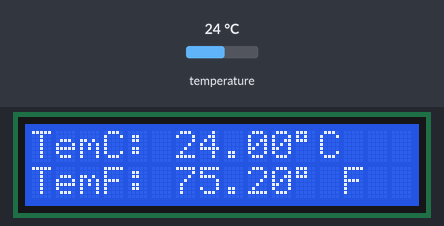
Bench run of a sketch on a simulated Arduino Uno, built with avr-gcc and run on an emulated ATmega328P. Parts: 16×2 character LCD. The inputs (shaded band) are chosen by the test bench; at power-on: temperature 24 °C. What the sketch prints to the serial monitor is not drawn.

Above: at 1.2 s.
1.3 s: temperature set to 12 °C
At 2.9 s:
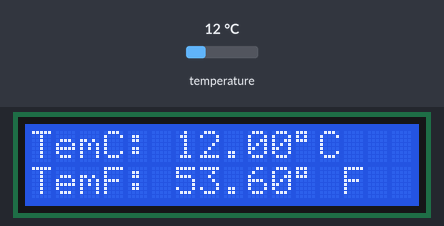
3.2 s: temperature set to 19 °C
At 4.4 s:
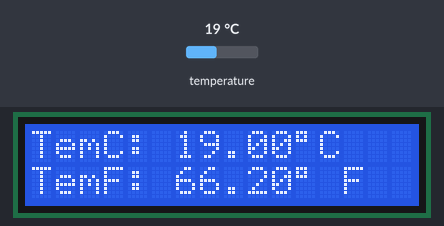
4.8 s: temperature set to 28 °C
At 5.6 s:
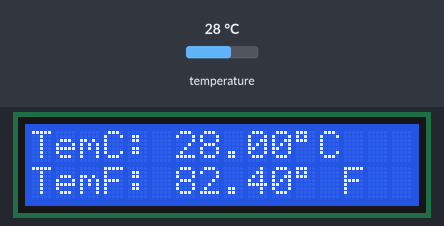
Timing chart, 0 to 7.8 s (numbered marks = the images above; inputs shaded):
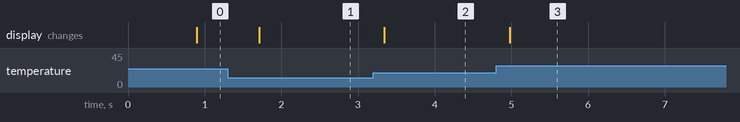

The sketch:

sensTempDig_DS18b20.ino
```cpp
/****************************************************
name:Digital Temperature Sensor-ds18b20
function:you can see the value of current temperature displayed on the LCD.
****************************************************/
//Email:support@sunfounder.com
//website:www.sunfounder.com

/****************************************/
#include <OneWire.h>
#include <DallasTemperature.h>
#include <LiquidCrystal_I2C.h>
#include <Wire.h>
LiquidCrystal_I2C lcd(0x27,16,2);  // set the LCD address to 0x27 for a 16 chars and 2 line display
#define ONE_WIRE_BUS 2 //ds18b20 module attach to pin digital 2
// Setup a oneWire instance to communicate with any OneWire devices (not just Maxim/Dallas temperature ICs)
OneWire oneWire(ONE_WIRE_BUS);
// Pass our oneWire reference to Dallas Temperature.
DallasTemperature sensors(&oneWire);

void setup(void)
{

  // start serial port
  Serial.begin(115200);
  sensors.begin(); // initialize the bus
  lcd.init(); //initialize the lcd
  lcd.backlight(); //turn on the backlight
}
void loop(void)
{
  // call sensors.requestTemperatures() to issue a global temperature
  // request to all devices on the bus
  //Serial.print("Requesting temperatures...");
  sensors.requestTemperatures(); // Send the command to get temperatures
  lcd.setCursor(0, 0);
  lcd.print("TemC: "); //print "Tem: " on lcd1602
  lcd.print(sensors.getTempCByIndex(0));//print the temperature on lcd1602
//  Serial.print("Tem: ");
//  Serial.print(sensors.getTempCByIndex(0));
//  Serial.println(" C");
  lcd.print(char(223));//print the unit" ℃ "
  lcd.print("C");
  lcd.setCursor(0, 1);
  lcd.print("TemF: ");
  lcd.print(1.8*sensors.getTempCByIndex(0) + 32.0);//print the temperature on lcd1602
  lcd.print(char(223));//print the unit" ℉ "
  lcd.print(" F");
//  Serial.print("Tem: ");
//  Serial.print(1.8*sensors.getTempCByIndex(0) + 32.0);
//  Serial.println(" F");
//  Serial.println("");
//  Serial.print("Temperature for the device 1 (index 0) is: ");
//  Serial.println(sensors.getTempCByIndex(0));  //print the temperature on serial monitor

  Serial.println((sensors.getTempCByIndex(0)));
}
```

Measured:
- after the input at 1.3 s, the display: changes after 0.41 s (image 1)
- after the input at 3.2 s, the display: changes after 0.14 s (image 2)
- after the input at 4.8 s, the display: changes after 0.18 s (image 3)
